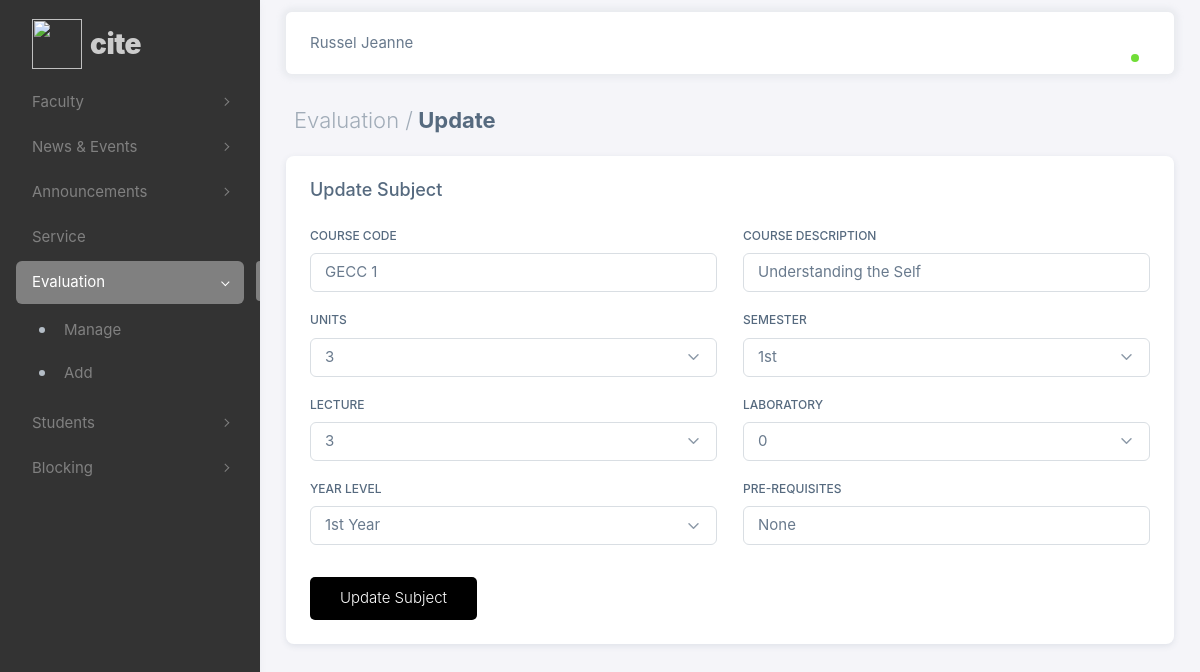
Screenshot of /admin/php/upd_subjects.php?subj_id=61 (signed in) with the database file from the repository.
### tables this page shows
CREATE TABLE `subject_tbl` (
  `subj_id` int(11) NOT NULL,
  `eval_id` int(11) NOT NULL,
  `courseCode` varchar(10) NOT NULL,
  `courseDesc` varchar(100) NOT NULL,
  `units` varchar(10) NOT NULL,
  `lec` int(10) NOT NULL,
  `lab` int(10) NOT NULL,
  `pre_requisites` varchar(10) NOT NULL,
  `yr_lvl` varchar(20) NOT NULL,
  `sem` varchar(15) NOT NULL
);

### admin/php/upd_subjects.php (the view, shortened to what this page needs)
<?php
if (isset($_SESSION['id']) && isset($_SESSION['username']) && isset($_SESSION['fname'])) {
  $subj_id = $_GET['subj_id'];
?>
<!DOCTYPE html>
<html
  lang="en"
  class="light-style layout-menu-fixed"
  dir="ltr"
  data-theme="theme-default"
  data-assets-path="../assets/"
  data-template="vertical-menu-template-free"
>
  <head>
    <link rel="stylesheet" href="../assets/vendor/fonts/boxicons.css" />
    <link rel="stylesheet" href="../assets/vendor/css/core.css" class="template-customizer-core-css" />
    <link rel="stylesheet" href="../assets/vendor/css/theme-default.css" class="template-customizer-theme-css" />
    <link rel="stylesheet" href="../assets/css/demo.css" />
    <link rel="stylesheet" href="../assets/vendor/libs/perfect-scrollbar/perfect-scrollbar.css" />
    <link rel="stylesheet" href="../assets/vendor/libs/apex-charts/apex-charts.css" />
    <link rel="stylesheet" href="css/cite_theme.css" />
  </head>
  <body>
    <div class="layout-wrapper layout-content-navbar">
      <div class="layout-container">
        <aside id="layout-menu" class="layout-menu menu-vertical menu bg-menu-theme">
          <div class="app-brand demo">
            <a href="faculty.php" class="app-brand-link">
              <span class="app-brand-logo demo">
                <img src="assets/logo.png" style="height: 50px; width: 50px">
              </span>
              <span class="app-brand-text demo menu-text fw-bolder ms-2">CITE</span>
            </a>
          </div>
          <ul class="menu-inner py-1">
            <li class="menu-item">
              <a href="javascript:void(0);" class="menu-link menu-toggle">
                <div data-i18n="Layouts">Faculty</div>
              </a>
            </li>
            <li class="menu-item">
              <a href="javascript:void(0);" class="menu-link menu-toggle">
                <div data-i18n="Layouts">News & Events</div>
              </a>
            </li>
            <li class="menu-item">
              <a href="javascript:void(0);" class="menu-link menu-toggle">
                <div data-i18n="Layouts">Announcements</div>
              </a>
            </li>
            <li class="menu-item">
              <a href="index.html" class="menu-link">
                <div data-i18n="Analytics">Service</div>
              </a>
            </li>
            <li class="menu-item active open">
              <a href="javascript:void(0);" class="menu-link menu-toggle">
                <div data-i18n="Layouts">Evaluation</div>
              </a>
              <ul class="menu-sub">
                <li class="menu-item">
                  <a href="evaluation.php" class="menu-link">
                    <div>Manage</div>
                  </a>
                </li>
                <li class="menu-item">
                  <a href="add_evaluation.php" class="menu-link">
                    <div>Add</div>
                  </a>
                </li>
              </ul>
            </li>
            <li class="menu-item">
              <a href="javascript:void(0);" class="menu-link menu-toggle">
                <div data-i18n="Layouts">Students</div>
              </a>
            </li>
            <li class="menu-item">
              <a href="javascript:void(0);" class="menu-link menu-toggle">
                <div data-i18n="Layouts">Blocking</div>
              </a>
            </li>
          </ul>
        </aside>
        <div class="layout-page">
          <nav
            class="layout-navbar container-xxl navbar navbar-expand-xl navbar-detached align-items-center bg-navbar-theme"
            id="layout-navbar">
            <div class="navbar-nav-right d-flex align-items-center" id="navbar-collapse">
              <div class="navbar-nav align-items-center">
                <div class="nav-item d-flex align-items-center">
                  <span><?php echo $_SESSION['fname'].' '.$_SESSION['lname'];?></span>
                </div>
              </div>
              <ul class="navbar-nav flex-row align-items-center ms-auto">
                <li class="nav-item navbar-dropdown dropdown-user dropdown">
                  <a class="nav-link dropdown-toggle hide-arrow" href="javascript:void(0);" data-bs-toggle="dropdown">
                    <div class="avatar avatar-online">
                    </div>
                  </a>
                </li>
              </ul>
            </div>
          </nav>
          <div class="content-wrapper">
            <div class="container-xxl flex-grow-1 container-p-y">
              <h4 class="fw-bold p-2"><span class="text-muted fw-light">Evaluation /</span> Update</h4>
              <form action="php/evaluationPHP.php?subj_id=<?=$subj_id?>" method="POST" id="upd_sub_form">
                <?php
                  include "db_conn.php";
                  $sql = "SELECT * FROM subject_tbl WHERE subj_id = $subj_id";
                  $result = $conn->query($sql);
                    if($result->num_rows > 0) {
                      while ($row=$result->fetch_assoc()) {
                ?>
                <div class="p-4 card mb-4">
                  <h5 class="mb-4">Update Subject</h5>
                  <div class="row">
                    <div class="col-md-6 mb-3">
                      <label class="form-label">Course Code</label>
                      <input type="text" class="form-control" name="upd_courseCode" value="<?php echo $row['courseCode'];?>" required>
                    </div>
                    <div class="col-md-6 mb-3">
                      <label class="form-label">Course Description</label>
                      <input type="text" class="form-control" name="upd_courseDesc" value="<?php echo $row['courseDesc'];?>" required>
                    </div>
                    <div class="col-md-6 mb-3">
                      <label class="form-label">Units</label>
                      <select class="select2 form-select" name="upd_units" required>
                        <option value="<?php echo $row['units'];?>"><?php echo $row['units'];?></option>
                      </select>
                    </div>
                    <div class="col-md-6 mb-3">
                      <label class="form-label">Semester</label>
                      <select class="select2 form-select" name="upd_sem" required>
                        <option value="<?php echo $row['sem'];?>"><?php echo $row['sem'];?></option>
                      </select>
                    </div>
                    <div class="col-md-6 mb-3">
                      <label class="form-label">Lecture</label>
                      <select class="select2 form-select" name="upd_lec" required>
                        <option value="<?php echo $row['lec'];?>"><?php echo $row['lec'];?></option>
                      </select>
                    </div>
                    <div class="col-md-6 mb-3">
                      <label class="form-label">Laboratory</label>
                      <select class="select2 form-select" name="upd_lab" required>
                        <option value="N/A"><?php echo $row['lab'];?></option>
                      </select>
                    </div>
                    <div class="col-md-6 mb-3">
                      <label class="form-label">Year Level</label>
                      <select class="select2 form-select" name="upd_yr_lvl" required>
                        <option value="<?php echo $row['yr_lvl'];?>"><?php echo $row['yr_lvl']." Year";?></option>
                      </select>
                    </div>
                    <div class="col-md-6 mb-3">
                      <label class="form-label">Pre-requisites</label>
                      <input type="text" class="form-control" name="upd_pre_requisites" value="<?php echo $row['pre_requisites'];?>" required>
                    </div>
                    <div class="d-grid gap-2 d-md-block mt-3">
                      <button class="main-button" type="submit" name="upd_subBtn">Update Subject</button>
                    </div>
                  </div>
                </div>
                <?php
                    }
                  }
                  else {
                    echo "<center><span style='color: red'>Subject unavailable</span></center>";
                  }
                ?>
              </form>
            </div>
          </div>
        </div>
      </div>
    </div>
  </body>
</html>
<?php
} else {
  header("Location: index.php");
  exit();
}
?>

### admin/assets/css/demo.css (style rules this page uses)
.menu .app-brand.demo { height: 64px; margin-top: 12px; }
.app-brand-text.demo { font-size: 1.75rem; letter-spacing: -0.5px; text-transform: lowercase; }

### admin/php/css/cite_theme.css (style rules this page uses)
.main-button { padding: 10px 30px; background-color: #000000; color: #fff; font-size: 15px; font-weight: 300; border: none; border-radius: 5px; }

### rows the page displays
subject_tbl: upd_courseCode "GECC 1", upd_courseDesc "Understanding the Self", upd_units "3", upd_sem "1st", upd_lec "3", upd_lab "0", upd_yr_lvl "1st Year", upd_pre_requisites "None"

### other values shown
$_SESSION['fname'] "Russel Jeanne"
